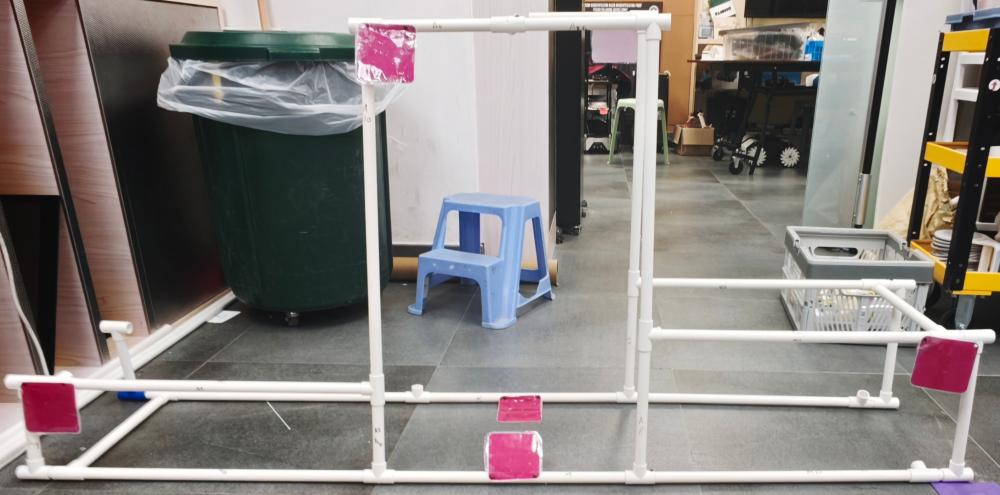
#> input picture coral test/newtest/water_under3.jpg, 1000 x 495 px
$ python pvc_detection_diagnostic.py --input water_under3.jpg
#> lines starting #> are read from the running program, lines starting #| are printed output that depends on the picture; after the words box and inside, x2 and y2 are one past the last pixel; in counts of white or black regions, pixels touching at a corner belong together
#!/usr/bin/env python3
r"""
pvc_detection_diagnostic.py

Diagnostic tool for underwater MATE ROV coral garden images.

Purpose:
    This script does NOT perform final measurement.
    It outputs many intermediate masks so you can visually check which method
    actually captures:
        1. red square targets
        2. white PVC pipes
        3. bottom horizontal PVC pipe

Recommended command:
    python -u .\pvc_detection_diagnostic.py --input .\Rov-photot1.jpg --out .\diag_out --auto-crop-ui

Batch test all images in a folder:
    python -u .\pvc_detection_diagnostic.py --input .\test_images --out .\diag_out --auto-crop-ui

If you want to force a central region:
    python -u .\pvc_detection_diagnostic.py --input .\Rov-photot1.jpg --out .\diag_out --auto-crop-ui --roi 0,40,1280,650
"""

from __future__ import annotations

import argparse
import json
import math
from pathlib import Path
from typing import Dict, List, Tuple

import cv2
import numpy as np


IMAGE_EXTS = {".jpg", ".jpeg", ".png", ".bmp", ".tif", ".tiff"}


def log(msg: str) -> None:
    print(msg, flush=True)


def ensure_dir(path: Path) -> None:
    path.mkdir(parents=True, exist_ok=True)


def parse_roi(text: str):
    if not text:
        return None
    parts = [int(float(p.strip())) for p in text.split(",")]
    if len(parts) != 4:
        raise ValueError("--roi must be x,y,w,h")
    return tuple(parts)


def crop_roi(img: np.ndarray, roi):
    if roi is None:
        return img, (0, 0, img.shape[1], img.shape[0])
    x, y, w, h = roi
    ih, iw = img.shape[:2]
    x = max(0, min(x, iw - 1))
    y = max(0, min(y, ih - 1))
    w = max(1, min(w, iw - x))
    h = max(1, min(h, ih - y))
    return img[y:y + h, x:x + w].copy(), (x, y, w, h)


# [29 lines left out: function auto_crop_screenshot_ui, not called in this run]


def gray_world_white_balance(bgr: np.ndarray) -> np.ndarray:
    img = bgr.astype(np.float32)
    means = img.reshape(-1, 3).mean(axis=0)
    gray_mean = means.mean()
    scale = gray_mean / np.maximum(means, 1.0)
    return np.clip(img * scale, 0, 255).astype(np.uint8)


def standardize_underwater(bgr: np.ndarray) -> np.ndarray:
    wb = gray_world_white_balance(bgr)
    lab = cv2.cvtColor(wb, cv2.COLOR_BGR2LAB)
    l, a, b = cv2.split(lab)
    l2 = cv2.createCLAHE(clipLimit=2.2, tileGridSize=(8, 8)).apply(l)
    enhanced = cv2.cvtColor(cv2.merge([l2, a, b]), cv2.COLOR_LAB2BGR)

    gray = cv2.cvtColor(enhanced, cv2.COLOR_BGR2GRAY)
    mean = float(gray.mean())
    gamma = 0.72 if mean < 75 else 0.86 if mean < 110 else 1.0
    table = np.array([((i / 255.0) ** gamma) * 255 for i in range(256)], dtype=np.uint8)
    return cv2.bilateralFilter(cv2.LUT(enhanced, table), d=5, sigmaColor=45, sigmaSpace=45)


def make_red_masks(bgr: np.ndarray) -> Dict[str, np.ndarray]:
    hsv = cv2.cvtColor(bgr, cv2.COLOR_BGR2HSV)
    lab = cv2.cvtColor(bgr, cv2.COLOR_BGR2LAB)

    # Strict red: fewer false positives, may miss dark red boards.
    strict = cv2.bitwise_or(
        cv2.inRange(hsv, np.array([0, 65, 40]), np.array([13, 255, 255])),
        cv2.inRange(hsv, np.array([167, 65, 40]), np.array([180, 255, 255])),
    )

    # Relaxed red: better for underwater dark/purple/orange red, more false positives.
    relaxed = cv2.bitwise_or(
        cv2.inRange(hsv, np.array([0, 35, 25]), np.array([18, 255, 255])),
        cv2.inRange(hsv, np.array([158, 35, 25]), np.array([180, 255, 255])),
    )

    # LAB red-ish: OpenCV LAB A channel larger means red/magenta direction.
    l_chan, a_chan, b_chan = cv2.split(lab)
    lab_red = ((a_chan > np.percentile(a_chan, 82)) & (l_chan > 25)).astype(np.uint8) * 255

    kernel_open = cv2.getStructuringElement(cv2.MORPH_ELLIPSE, (3, 3))
    kernel_close = cv2.getStructuringElement(cv2.MORPH_RECT, (7, 7))
    out = {}
    for name, mask in {
        "red_hsv_strict": strict,
        "red_hsv_relaxed": relaxed,
        "red_lab_a_percentile": lab_red,
    }.items():
        mask = cv2.morphologyEx(mask, cv2.MORPH_OPEN, kernel_open, iterations=1)
        mask = cv2.morphologyEx(mask, cv2.MORPH_CLOSE, kernel_close, iterations=2)
        out[name] = mask
    return out


def find_red_boxes(mask: np.ndarray, img_shape) -> List[Dict]:
    h, w = img_shape[:2]
    area_img = h * w
    contours, _ = cv2.findContours(mask, cv2.RETR_EXTERNAL, cv2.CHAIN_APPROX_SIMPLE)
    boxes = []
    for cnt in contours:
        area = float(cv2.contourArea(cnt))
        if area < area_img * 0.00008 or area > area_img * 0.15:
            continue
        x, y, bw, bh = cv2.boundingRect(cnt)
        if bw < 8 or bh < 8:
            continue
        aspect = bw / max(float(bh), 1.0)
        fill = area / max(float(bw * bh), 1.0)
        if not (0.35 <= aspect <= 2.8 and fill >= 0.15):
            continue
        boxes.append({
            "x": int(x),
            "y": int(y),
            "w": int(bw),
            "h": int(bh),
            "area": area,
            "aspect": float(aspect),
            "fill": float(fill),
        })
    boxes.sort(key=lambda b: b["area"], reverse=True)
    return boxes


def draw_boxes(bgr: np.ndarray, boxes: List[Dict], color=(0, 255, 0)) -> np.ndarray:
    out = bgr.copy()
    for i, b in enumerate(boxes, start=1):
        x, y, w, h = b["x"], b["y"], b["w"], b["h"]
        cv2.rectangle(out, (x, y), (x + w, y + h), color, 2)
        cv2.putText(out, f"R{i}", (x, max(18, y - 6)), cv2.FONT_HERSHEY_SIMPLEX, 0.6, color, 2)
    return out


def make_pvc_masks(bgr: np.ndarray) -> Dict[str, np.ndarray]:
    hsv = cv2.cvtColor(bgr, cv2.COLOR_BGR2HSV)
    lab = cv2.cvtColor(bgr, cv2.COLOR_BGR2LAB)
    gray = cv2.cvtColor(bgr, cv2.COLOR_BGR2GRAY)
    l_chan = lab[:, :, 0]
    s = hsv[:, :, 1]
    v = hsv[:, :, 2]

    # Classic white mask.
    hsv_white_strict = ((v > 105) & (s < 105)).astype(np.uint8) * 255

    # Relaxed underwater white/cyan PVC mask.
    hsv_white_relaxed = ((v > 70) & (s < 185)).astype(np.uint8) * 255

    # LAB brightness mask: catches light PVC even if color shifted.
    lab_l_percentile = (l_chan > np.percentile(l_chan, 72)).astype(np.uint8) * 255

    # Adaptive local brightness: useful when global threshold misses pipes.
    lab_l_clahe = cv2.createCLAHE(clipLimit=2.0, tileGridSize=(8, 8)).apply(l_chan)
    adaptive = cv2.adaptiveThreshold(
        lab_l_clahe,
        255,
        cv2.ADAPTIVE_THRESH_GAUSSIAN_C,
        cv2.THRESH_BINARY,
        41,
        -4,
    )

    # Morphological top-hat emphasizes bright thin structures.
    gray_clahe = cv2.createCLAHE(clipLimit=2.0, tileGridSize=(8, 8)).apply(gray)
    horizontal_kernel = cv2.getStructuringElement(cv2.MORPH_RECT, (45, 5))
    vertical_kernel = cv2.getStructuringElement(cv2.MORPH_RECT, (5, 45))
    tophat_h = cv2.morphologyEx(gray_clahe, cv2.MORPH_TOPHAT, horizontal_kernel)
    tophat_v = cv2.morphologyEx(gray_clahe, cv2.MORPH_TOPHAT, vertical_kernel)
    _, tophat_h_bin = cv2.threshold(tophat_h, 0, 255, cv2.THRESH_BINARY + cv2.THRESH_OTSU)
    _, tophat_v_bin = cv2.threshold(tophat_v, 0, 255, cv2.THRESH_BINARY + cv2.THRESH_OTSU)

    masks = {
        "pvc_hsv_white_strict": hsv_white_strict,
        "pvc_hsv_white_relaxed": hsv_white_relaxed,
        "pvc_lab_l_percentile": lab_l_percentile,
        "pvc_adaptive_l": adaptive,
        "pvc_tophat_horizontal": tophat_h_bin,
        "pvc_tophat_vertical": tophat_v_bin,
    }

    open_k = cv2.getStructuringElement(cv2.MORPH_ELLIPSE, (3, 3))
    close_k = cv2.getStructuringElement(cv2.MORPH_RECT, (9, 5))
    cleaned = {}
    for name, mask in masks.items():
        mask = cv2.morphologyEx(mask, cv2.MORPH_OPEN, open_k, iterations=1)
        mask = cv2.morphologyEx(mask, cv2.MORPH_CLOSE, close_k, iterations=1)
        cleaned[name] = mask

    combined = cv2.bitwise_or(cleaned["pvc_hsv_white_relaxed"], cleaned["pvc_lab_l_percentile"])
    combined = cv2.bitwise_or(combined, cleaned["pvc_adaptive_l"])
    cleaned["pvc_combined_relaxed"] = combined
    return cleaned


def hough_horizontal(mask: np.ndarray, min_line_ratio=0.06, max_gap_ratio=0.04):
    h, w = mask.shape[:2]
    edges = cv2.Canny(mask, 50, 150, apertureSize=3)
    lines = cv2.HoughLinesP(
        edges,
        rho=1,
        theta=np.pi / 180,
        threshold=max(18, int(min(h, w) * 0.035)),
        minLineLength=max(25, int(w * min_line_ratio)),
        maxLineGap=max(15, int(w * max_gap_ratio)),
    )
    result = []
    if lines is not None:
        for item in lines:
            x1, y1, x2, y2 = [int(v) for v in item[0]]
            angle = math.degrees(math.atan2(y2 - y1, x2 - x1)) % 180
            length = math.hypot(x2 - x1, y2 - y1)
            if angle <= 14 or angle >= 166:
                result.append((x1, y1, x2, y2, length, angle))
    result.sort(key=lambda x: x[4], reverse=True)
    return result[:50]


def draw_lines(bgr: np.ndarray, lines) -> np.ndarray:
    out = bgr.copy()
    for i, (x1, y1, x2, y2, length, angle) in enumerate(lines, start=1):
        cv2.line(out, (x1, y1), (x2, y2), (0, 0, 255), 3)
        if i <= 15:
            cv2.putText(out, f"H{i}", (x1, max(18, y1 - 5)), cv2.FONT_HERSHEY_SIMPLEX, 0.55, (0, 0, 255), 2)
    return out


def bottom_roi(img: np.ndarray, y_start_ratio=0.50, y_end_ratio=0.92):
    h, w = img.shape[:2]
    y1 = int(h * y_start_ratio)
    y2 = int(h * y_end_ratio)
    return img[y1:y2, :].copy(), y1, y2


def make_contact_sheet(items: List[Tuple[str, np.ndarray]], cell_w=360) -> np.ndarray:
    prepared = []
    for title, img in items:
        if len(img.shape) == 2:
            img = cv2.cvtColor(img, cv2.COLOR_GRAY2BGR)
        h, w = img.shape[:2]
        scale = cell_w / max(w, 1)
        cell_h = int(h * scale)
        resized = cv2.resize(img, (cell_w, cell_h))
        cv2.rectangle(resized, (0, 0), (cell_w, 28), (0, 0, 0), -1)
        cv2.putText(resized, title[:42], (8, 20), cv2.FONT_HERSHEY_SIMPLEX, 0.55, (255, 255, 255), 1)
        prepared.append(resized)

    if not prepared:
        return np.zeros((100, cell_w, 3), dtype=np.uint8)

    rows = []
    for i in range(0, len(prepared), 2):
        row_imgs = prepared[i:i + 2]
        max_h = max(im.shape[0] for im in row_imgs)
        padded = []
        for im in row_imgs:
            if im.shape[0] < max_h:
                pad = np.zeros((max_h - im.shape[0], im.shape[1], 3), dtype=np.uint8)
                im = np.vstack([im, pad])
            padded.append(im)
        if len(padded) == 1:
            padded.append(np.zeros_like(padded[0]))
        rows.append(np.hstack(padded))
    return np.vstack(rows)


def process_one(image_path: Path, out_root: Path, auto_crop_ui: bool, roi_text: str) -> Dict:
    out_dir = out_root / image_path.stem
    ensure_dir(out_dir)

    img = cv2.imread(str(image_path))
    if img is None:
        raise RuntimeError(f"OpenCV cannot read {image_path}")

    cv2.imwrite(str(out_dir / "00_original.jpg"), img)

    working = img
    ui_crop = (0, 0, img.shape[1], img.shape[0])
    if auto_crop_ui:
        working, ui_crop = auto_crop_screenshot_ui(working)
    cv2.imwrite(str(out_dir / "01_after_ui_crop.jpg"), working)

    roi = parse_roi(roi_text)
    working, roi_info = crop_roi(working, roi)
    cv2.imwrite(str(out_dir / "02_working_roi.jpg"), working)

    std = standardize_underwater(working)
    cv2.imwrite(str(out_dir / "03_standardized.jpg"), std)

    red_masks = make_red_masks(std)
    pvc_masks = make_pvc_masks(std)

    summary = {
        "image": str(image_path),
        "output_dir": str(out_dir),
        "ui_crop_xywh": ui_crop,
        "roi_xywh_after_ui_crop": roi_info,
        "red_candidates": {},
        "horizontal_line_counts": {},
    }

    contact_items = [
        ("working_roi", working),
        ("standardized", std),
    ]

    # Red masks and boxes.
    for name, mask in red_masks.items():
        cv2.imwrite(str(out_dir / f"10_{name}.png"), mask)
        boxes = find_red_boxes(mask, std.shape)
        summary["red_candidates"][name] = boxes
        boxed = draw_boxes(std, boxes, (0, 255, 0))
        cv2.imwrite(str(out_dir / f"11_{name}_boxes.jpg"), boxed)
        contact_items.append((name, mask))
        contact_items.append((f"{name}_boxes", boxed))

    # PVC masks.
    for name, mask in pvc_masks.items():
        cv2.imwrite(str(out_dir / f"20_{name}.png"), mask)
        lines = hough_horizontal(mask)
        summary["horizontal_line_counts"][name] = len(lines)
        overlay = draw_lines(std, lines)
        cv2.imwrite(str(out_dir / f"21_{name}_horizontal_lines.jpg"), overlay)
        contact_items.append((name, mask))
        contact_items.append((f"{name}_hough", overlay))

    # Bottom ROI diagnostics.
    btm_img, y1, y2 = bottom_roi(std)
    cv2.imwrite(str(out_dir / "30_bottom_roi.jpg"), btm_img)
    bottom_items = [("bottom_roi", btm_img)]
    bottom_summary = {}
    for name, mask in pvc_masks.items():
        btm_mask = mask[y1:y2, :]
        cv2.imwrite(str(out_dir / f"31_bottom_{name}.png"), btm_mask)
        lines = hough_horizontal(btm_mask, min_line_ratio=0.05, max_gap_ratio=0.06)
        bottom_summary[name] = len(lines)

        # Draw bottom lines back on bottom image.
        overlay = btm_img.copy()
        for i, (x1, yy1, x2, yy2, length, angle) in enumerate(lines[:20], start=1):
            cv2.line(overlay, (x1, yy1), (x2, yy2), (0, 0, 255), 3)
            if i <= 10:
                cv2.putText(overlay, f"B{i}", (x1, max(18, yy1 - 5)), cv2.FONT_HERSHEY_SIMPLEX, 0.55, (0, 0, 255), 2)
        cv2.imwrite(str(out_dir / f"32_bottom_{name}_horizontal_lines.jpg"), overlay)
        bottom_items.append((f"bottom_{name}", btm_mask))
        bottom_items.append((f"bottom_{name}_lines", overlay))

    summary["bottom_horizontal_line_counts"] = bottom_summary

    contact = make_contact_sheet(contact_items[:20], cell_w=420)
    cv2.imwrite(str(out_dir / "90_contact_sheet_main.jpg"), contact)
    bottom_contact = make_contact_sheet(bottom_items[:14], cell_w=420)
    cv2.imwrite(str(out_dir / "91_contact_sheet_bottom.jpg"), bottom_contact)

    (out_dir / "summary.json").write_text(json.dumps(summary, ensure_ascii=False, indent=2), encoding="utf-8")
    return summary


def list_images(input_path: Path) -> List[Path]:
    if input_path.is_file():
        return [input_path]
    if input_path.is_dir():
        return sorted([p for p in input_path.iterdir() if p.suffix.lower() in IMAGE_EXTS])
    raise FileNotFoundError(f"Input not found: {input_path}")


def main() -> int:
    parser = argparse.ArgumentParser(description="Diagnostic masks for underwater PVC and red square detection.")
    parser.add_argument("--input", required=True, help="Input image file or folder.")
    parser.add_argument("--out", default="pvc_diag_out", help="Output folder.")
    parser.add_argument("--auto-crop-ui", action="store_true", help="Crop screenshot UI title/task bars.")
    parser.add_argument("--roi", default="", help="Optional crop after UI crop: x,y,w,h")
    args = parser.parse_args()

    input_path = Path(args.input)
    out_root = Path(args.out)
    ensure_dir(out_root)

    images = list_images(input_path)
    if not images:
        log("No images found.")
        return 2

    all_summaries = []
    log(f"Processing {len(images)} image(s)...")
    for image in images:
        log(f"Processing: {image}")
        try:
            all_summaries.append(process_one(image, out_root, args.auto_crop_ui, args.roi))
#> in process_one, img is the input picture: shape (495, 1000, 3); mean B, G, R 126.3, 129, 135
#> in process_one, `working, roi_info = crop_roi(working, roi)`: roi_info = (0, 0, 1000, 495)
#> in gray_world_white_balance, `means = img.reshape(-1, 3).mean(axis=0)`: means = [126.2, 129.1, 135]
#> in gray_world_white_balance, `gray_mean = means.mean()`: gray_mean = 130.1
#> in gray_world_white_balance, `scale = gray_mean / np.maximum(means, 1.0)`: scale = [1.03, 1.01, 0.964]
#> in standardize_underwater, `l, a, b = cv2.split(lab)`:
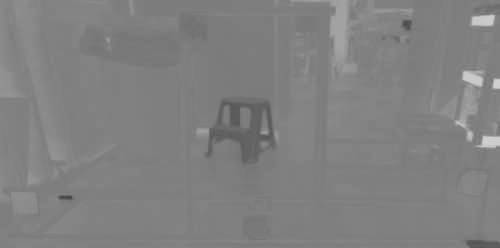
#> b: shape (495, 1000) (shown at 1/2 size); min 68, max 209, mean 128.4
#> in standardize_underwater, `enhanced = cv2.cvtColor(cv2.merge([l2, a, b]), cv2.COLOR_LAB2BGR)`:
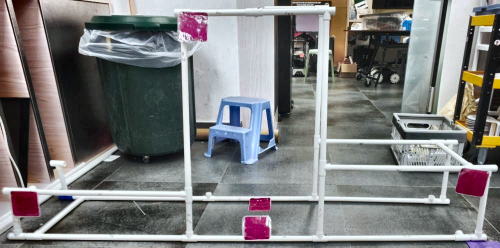
#> enhanced: shape (495, 1000, 3) (shown at 1/2 size); mean B, G, R 123.7, 123.8, 123.7
#> in standardize_underwater, `mean = float(gray.mean())`: mean = 123.8
#> in standardize_underwater, `gamma = 0.72 if mean < 75 else 0.86 if mean < 110 else 1.0`: gamma = 1
#> in standardize_underwater, `table = np.array([((i / 255.0) ** gamma) * 255 for i in range(256)], d..`: table = 256 values from 0 to 255
#> in make_red_masks, `strict = cv2.bitwise_or( cv2.inRange(hsv, np.array([0, 65, 40]), np.ar..`:
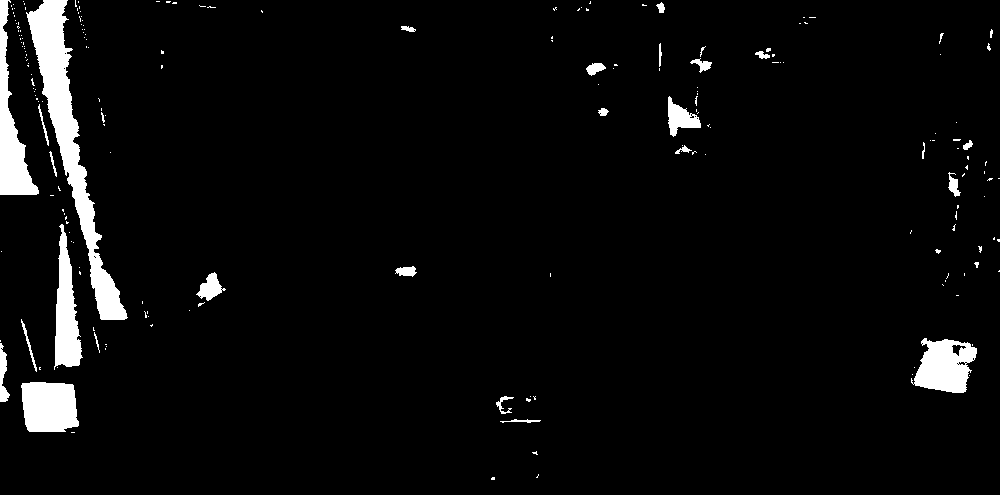
#> strict: shape (495, 1000); 4.2% white; 202 white regions (172 under 20 px), largest, box (x1, y1, x2, y2) and area: (26, 0, 128, 320) 7122, (0, 0, 39, 195) 2846, (21, 382, 79, 432) 2535
#> in make_red_masks, `lab_red = ((a_chan > np.percentile(a_chan, 82)) & (l_chan > 25)).astyp..`:
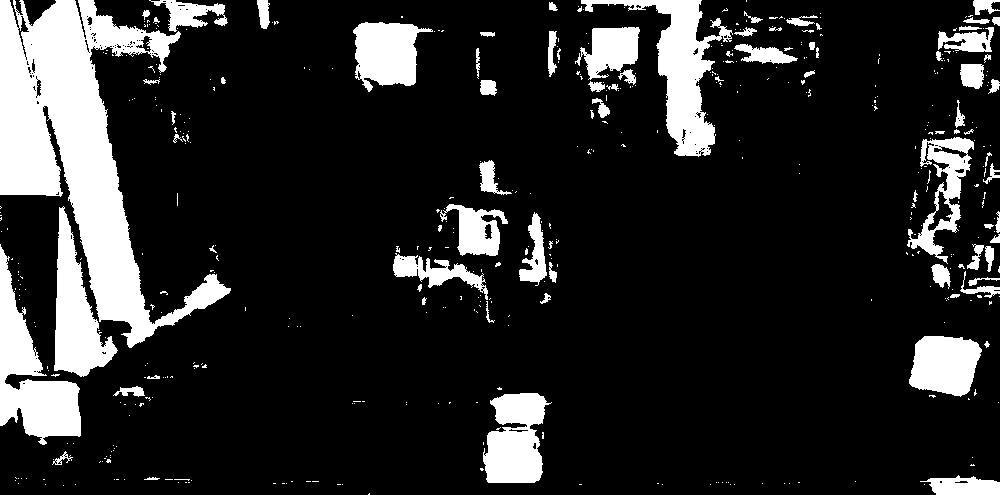
#> lab_red: shape (495, 1000); 16% white; 476 white regions (394 under 20 px), largest, box (x1, y1, x2, y2) and area: (0, 0, 231, 348) 28767, (0, 244, 81, 445) 6766, (581, 0, 733, 157) 6759
#> the loop in make_red_masks, `for name, mask in { "red_hsv_strict": strict, "red_hsv_relaxed": relax..` made 3 passes
#> name on passes 1 to 3: 'red_hsv_strict', 'red_hsv_relaxed', 'red_lab_a_percentile'
#> after the loop in make_red_masks, `for name, mask in {`: out = 3 items
#> in make_pvc_masks, `_, tophat_v_bin = cv2.threshold(tophat_v, 0, 255, cv2.THRESH_BINARY + ..`:
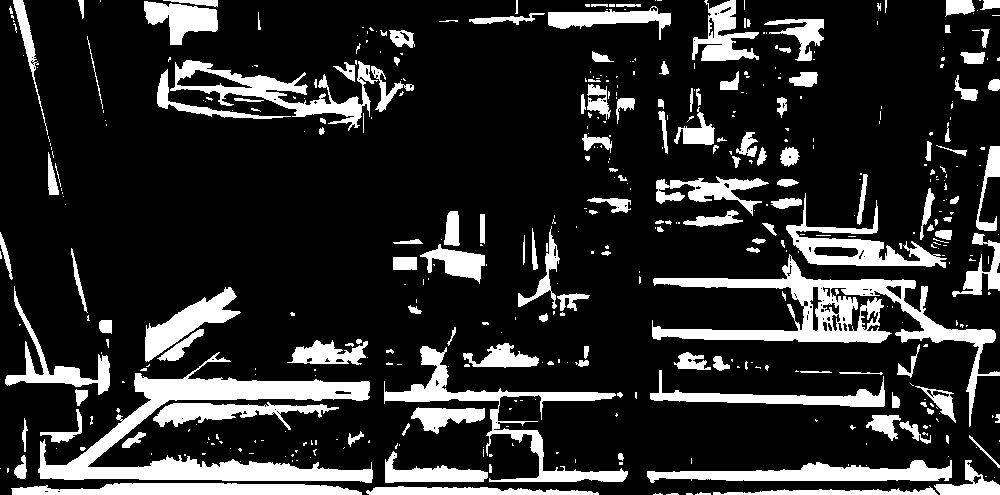
#> tophat_v_bin: shape (495, 1000); 17.8% white; 463 white regions (308 under 20 px), largest, box (x1, y1, x2, y2) and area: (38, 352, 373, 483) 11238, (652, 254, 1000, 427) 9586, (384, 346, 628, 482) 4752
#> the loop in make_pvc_masks, `for name, mask in masks.items():` made 6 passes
#> pass 1, in make_pvc_masks, `mask = cv2.morphologyEx(mask, cv2.MORPH_CLOSE, close_k, iterations=1)`:
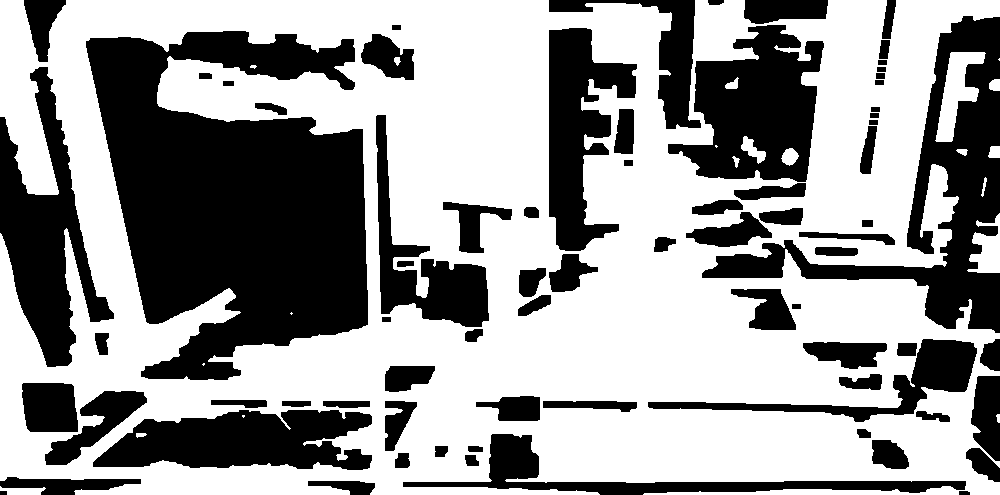
#> mask: shape (495, 1000); 60.1% white; 75 black regions, largest, box (x1, y1, x2, y2) and area: (86, 31, 368, 380) 64297, (702, 16, 1000, 333) 21230, (668, 25, 824, 182) 14698
#> pass 2, in make_pvc_masks, `mask = cv2.morphologyEx(mask, cv2.MORPH_OPEN, open_k, iterations=1)`:
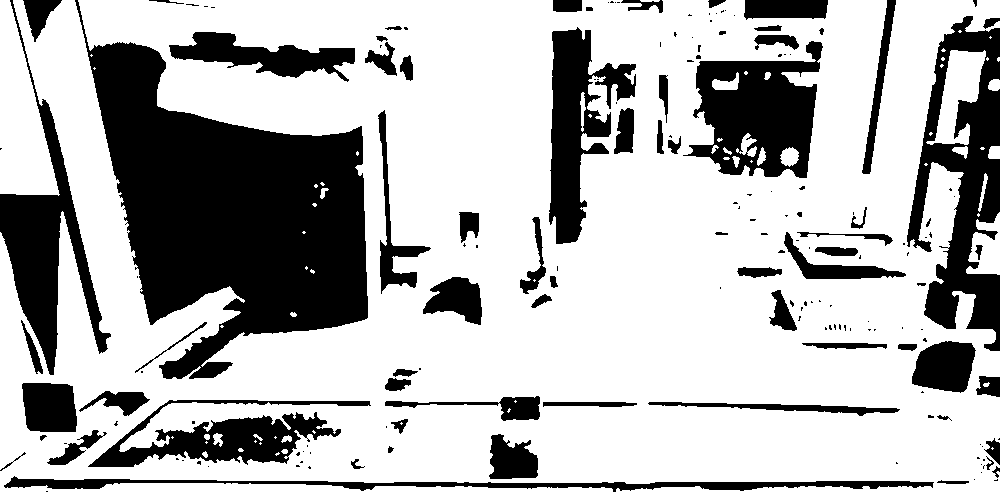
#> mask: shape (495, 1000); 71.2% white; 176 black regions (105 under 20 px), largest, box (x1, y1, x2, y2) and area: (75, 0, 368, 379) 53317, (907, 16, 1000, 351) 14321, (683, 41, 823, 178) 11105
#> after the loop in make_pvc_masks, `for name, mask in masks.items():`: cleaned = 6 items
#> (the rest of the program and of its run is left out)
